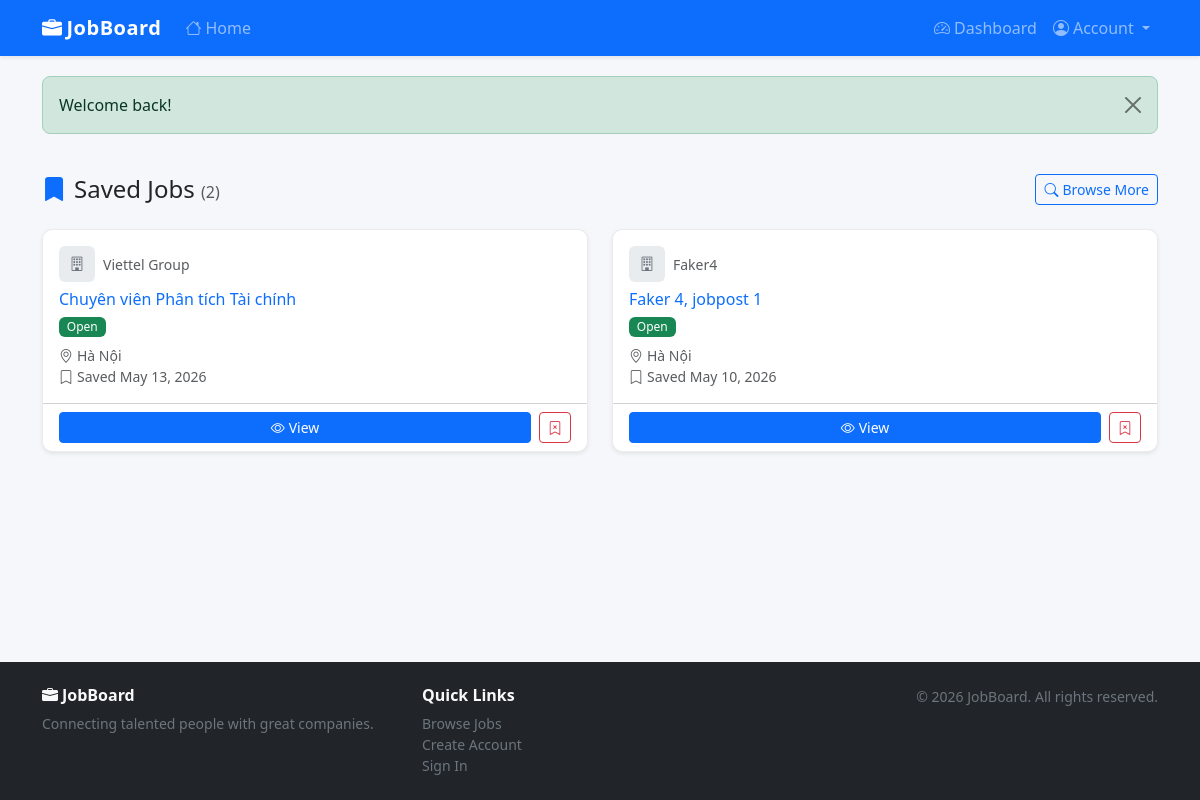
The app's page /jobseeker/saved_jobs.php (signed in) with its own data.
### tables this page shows
CREATE TABLE `saved_jobs` (
  `id`           int(10) UNSIGNED NOT NULL AUTO_INCREMENT,
  `jobseeker_id` int(10) UNSIGNED NOT NULL,
  `job_id`       int(10) UNSIGNED NOT NULL,
  `saved_at`     datetime         NOT NULL DEFAULT current_timestamp(),
  PRIMARY KEY (`id`),
  UNIQUE KEY `uq_sj_seeker_job` (`jobseeker_id`,`job_id`),
  KEY `fk_sj_job` (`job_id`),
  CONSTRAINT `fk_sj_job`    FOREIGN KEY (`job_id`)       REFERENCES `job_posts`          (`id`) ON DELETE CASCADE,
  CONSTRAINT `fk_sj_seeker` FOREIGN KEY (`jobseeker_id`) REFERENCES `jobseeker_profiles` (`id`) ON DELETE CASCADE
);

CREATE TABLE `employer_profiles` (
  `id`                       int(10) UNSIGNED NOT NULL AUTO_INCREMENT,
  `user_id`                  int(10) UNSIGNED NOT NULL,
  `company_name`             varchar(200)     NOT NULL DEFAULT '',
  `description`              text             DEFAULT NULL,
  `logo_path`                varchar(255)     DEFAULT NULL,
  `website`                  varchar(255)     DEFAULT NULL,
  `address`                  varchar(255)     DEFAULT NULL,
  `no_employees`             int(10) UNSIGNED DEFAULT NULL COMMENT 'Number of employees',
  `business_registration_no` varchar(50)      DEFAULT NULL COMMENT 'Số đăng ký kinh doanh',
  PRIMARY KEY (`id`),
  UNIQUE KEY `uq_ep_user` (`user_id`),
  CONSTRAINT `fk_ep_user` FOREIGN KEY (`user_id`) REFERENCES `users` (`id`) ON DELETE CASCADE
);

CREATE TABLE `job_posts` (
  `id`           int(10) UNSIGNED NOT NULL AUTO_INCREMENT,
  `employer_id`  int(10) UNSIGNED NOT NULL,
  `title`        varchar(200)     NOT NULL,
  `description`  text             NOT NULL,
  `requirements` text             DEFAULT NULL,
  `salary`       varchar(100)     DEFAULT NULL COMMENT 'DEPRECATED — use salary_min/salary_max',
  `salary_min`   bigint(20)       DEFAULT NULL,
  `salary_max`   bigint(20)       DEFAULT NULL,
  `currency`     enum('VND','USD','EUR') NOT NULL DEFAULT 'VND',
  `end_date`     date             DEFAULT NULL COMMENT 'Application deadline',
  `recruit_type` enum('fulltime','parttime','online','offline') NOT NULL DEFAULT 'fulltime',
  `location`     varchar(150)     DEFAULT NULL,
  `category`     varchar(100)     DEFAULT NULL,
  `status`       enum('open','closed') NOT NULL DEFAULT 'open',
  `created_at`   datetime         NOT NULL DEFAULT current_timestamp(),
  PRIMARY KEY (`id`),
  KEY `idx_jp_employer`  (`employer_id`),
  KEY `idx_jp_status`    (`status`),
  KEY `idx_jp_created`   (`created_at`),
  KEY `idx_jp_end_date`  (`end_date`),
  CONSTRAINT `fk_jp_employer` FOREIGN KEY (`employer_id`) REFERENCES `employer_profiles` (`id`) ON DELETE CASCADE
);

### jobseeker/saved_jobs.php (the view, shortened to what this page needs)
<?php
$user  = getCurrentUser();
$jspId = $user['profile_id'];
try {
    $pdo  = getDB();
    $stmt = $pdo->prepare(
        "SELECT sj.id AS save_id, sj.saved_at,
                jp.id AS job_id, jp.title, jp.location, jp.salary, jp.status AS job_status,
                jp.created_at,
                ep.company_name, ep.logo_path
         FROM saved_jobs sj
         JOIN job_posts jp ON jp.id = sj.job_id
         JOIN employer_profiles ep ON ep.id = jp.employer_id
         WHERE sj.jobseeker_id = ?
         ORDER BY sj.saved_at DESC"
    );
    $stmt->execute([$jspId]);
    $savedJobs = $stmt->fetchAll();
} catch (PDOException $e) {
    error_log($e->getMessage());
    $savedJobs = [];
}
require_once __DIR__ . '/../includes/header.php';
?>
<div class="d-flex justify-content-between align-items-center mb-4">
  <h4 class="mb-0">
    <i class="bi bi-bookmark-fill me-2 text-primary"></i>Saved Jobs
    <small class="text-muted fs-6">(<?= count($savedJobs) ?>)</small>
  </h4>
  <a href="/website/index.php" class="btn btn-outline-primary btn-sm">
    <i class="bi bi-search me-1"></i>Browse More
  </a>
</div>
<?php if (empty($savedJobs)): ?>
  <div class="text-center py-5 text-muted">
    <i class="bi bi-bookmark fs-1 d-block mb-3"></i>
    You haven't saved any jobs yet.
    <a href="/website/index.php">Browse jobs</a> and click Save Job.
  </div>
<?php else: ?>
  <div class="row row-cols-1 row-cols-md-2 g-4">
    <?php foreach ($savedJobs as $sj): ?>
      <div class="col">
        <div class="card h-100 shadow-sm">
          <div class="card-body">
            <div class="d-flex align-items-center gap-2 mb-2">
              <?php if ($sj['logo_path']): ?>
                <img src="/website/<?= htmlspecialchars($sj['logo_path']) ?>"
                     class="company-logo-sm rounded" alt="">
              <?php else: ?>
                <div class="company-logo-placeholder rounded">
                  <i class="bi bi-building"></i>
                </div>
              <?php endif; ?>
              <span class="text-muted small"><?= htmlspecialchars($sj['company_name']) ?></span>
            </div>
            <h6 class="card-title mb-1">
              <a href="/website/jobseeker/job_detail.php?id=<?= $sj['job_id'] ?>"
                 class="text-decoration-none">
                <?= htmlspecialchars($sj['title']) ?>
              </a>
            </h6>
            <?php if ($sj['job_status'] === 'closed'): ?>
              <span class="badge bg-secondary mb-2">Closed</span>
            <?php else: ?>
              <span class="badge bg-success mb-2">Open</span>
            <?php endif; ?>
            <div class="small text-muted">
              <?php if ($sj['location']): ?>
                <i class="bi bi-geo-alt me-1"></i><?= htmlspecialchars($sj['location']) ?><br>
              <?php endif; ?>
              <i class="bi bi-bookmark me-1"></i>Saved <?= date('M j, Y', strtotime($sj['saved_at'])) ?>
            </div>
          </div>
          <div class="card-footer d-flex gap-2 bg-transparent">
            <a href="/website/jobseeker/job_detail.php?id=<?= $sj['job_id'] ?>"
               class="btn btn-sm btn-primary flex-grow-1">
              <i class="bi bi-eye me-1"></i>View
            </a>
            <form method="post">
              <button class="btn btn-sm btn-outline-danger" title="Remove">
                <i class="bi bi-bookmark-x"></i>
              </button>
            </form>
          </div>
        </div>
      </div>
    <?php endforeach; ?>
  </div>
<?php endif; ?>
<?php require_once __DIR__ . '/../includes/footer.php'; ?>

### assets/css/style.css (style rules this page uses)
html { scroll-padding-top: 70px; }
body { font-family: 'Segoe UI', system-ui, -apple-system, sans-serif; background-color: #f5f7fa; color: #212529; padding-top: 60px; display: flex; flex-direction: column; min-height: 100vh; }
.card { border: 1px solid rgba(0, 0, 0, .08); border-radius: .625rem; }
.company-logo-placeholder { width: 36px; height: 36px; background: #e9ecef; color: #6c757d; display: flex; align-items: center; justify-content: center; font-size: .9rem; }
.badge { font-weight: 500; }

### records on screen
saved_jobs: employer_profiles.company_name "Viettel Group", job.title "Chuyên viên Phân tích Tài chính", job.location "Hà Nội", saved_at "May 13, 2026"
saved_jobs: employer_profiles.company_name "Faker4", job.title "Faker 4, jobpost 1", job.location "Hà Nội", saved_at "May 10, 2026"

### other values on screen
$flash['msg'] "Welcome back!"
count($savedJobs) "2"
